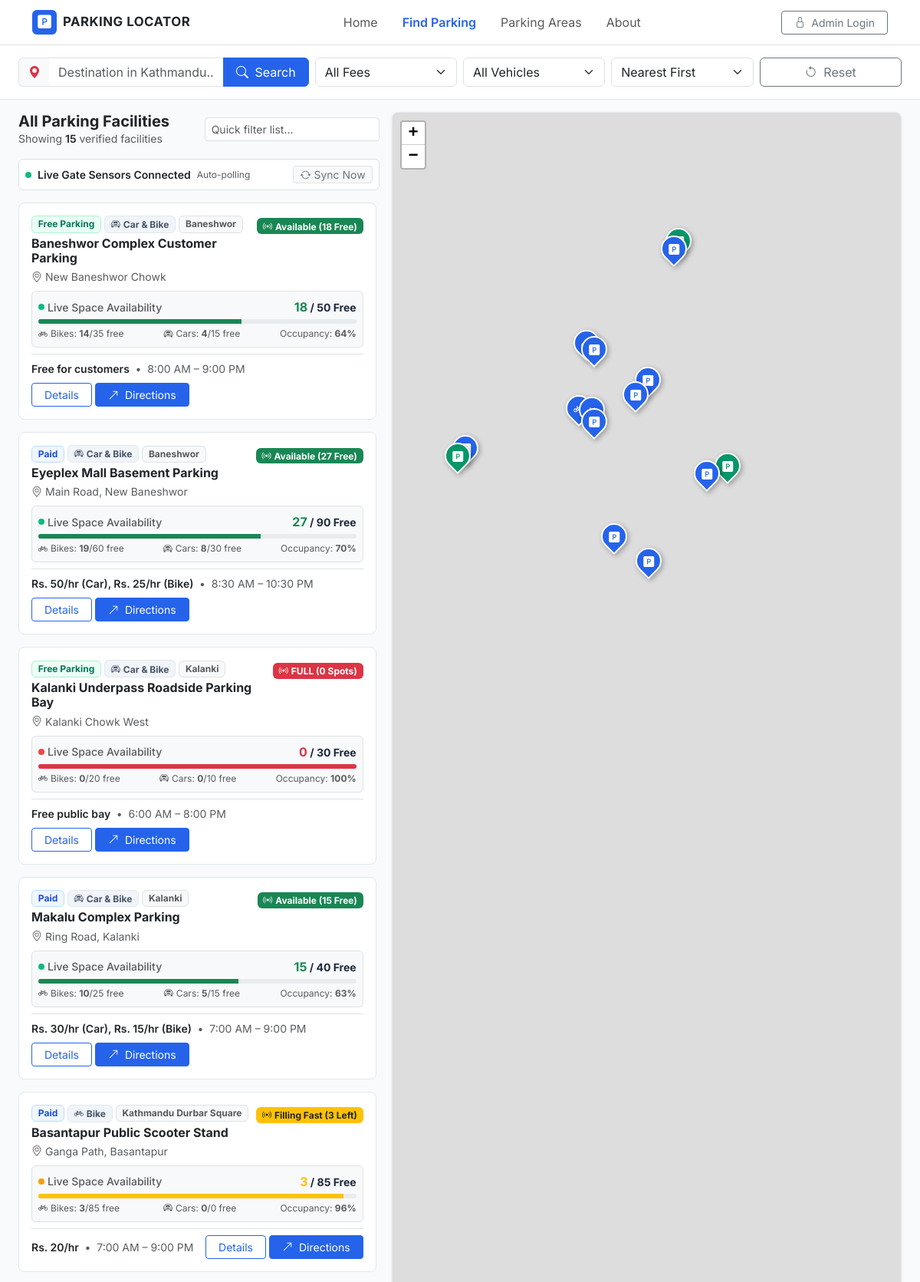
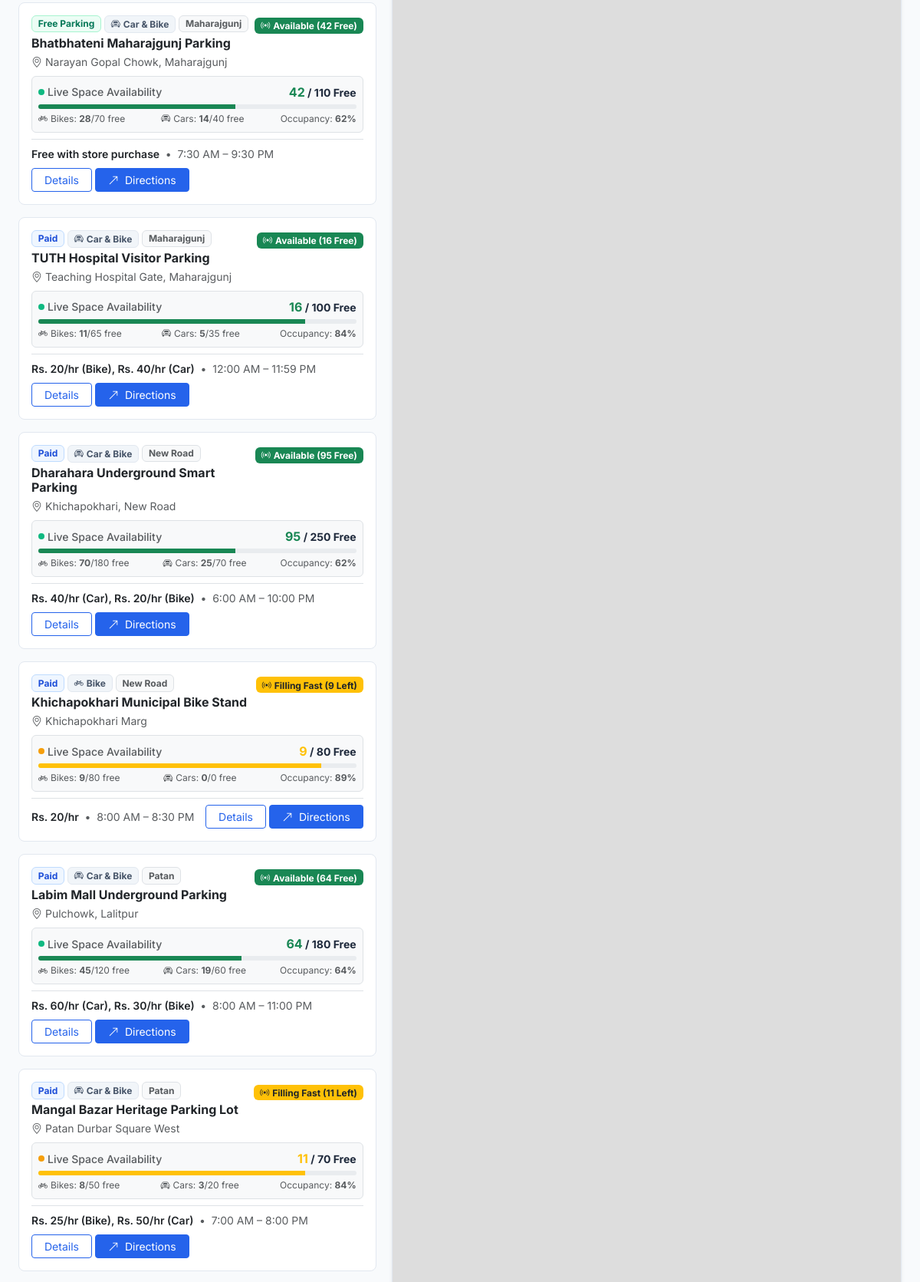
The app's page /find-parking.php (upper part) with its own data (2 pictures, top to bottom).
### tables this page shows
CREATE TABLE IF NOT EXISTS `parking_facilities` (
  `id` int(11) NOT NULL AUTO_INCREMENT,
  `name` varchar(150) NOT NULL,
  `address` varchar(255) NOT NULL,
  `area` varchar(100) NOT NULL,
  `latitude` decimal(10,8) NOT NULL,
  `longitude` decimal(11,8) NOT NULL,
  `payment_type` enum('free','paid') NOT NULL DEFAULT 'paid',
  `parking_fee` varchar(100) DEFAULT NULL,
  `vehicle_type` enum('car','motorcycle','both') NOT NULL DEFAULT 'both',
  `total_capacity` int(11) NOT NULL DEFAULT 50,
  `available_spaces` int(11) NOT NULL DEFAULT 20,
  `capacity_bike` int(11) NOT NULL DEFAULT 30,
  `available_bike` int(11) NOT NULL DEFAULT 12,
  `capacity_car` int(11) NOT NULL DEFAULT 20,
  `available_car` int(11) NOT NULL DEFAULT 8,
  `opening_time` time DEFAULT '07:00:00',
  `closing_time` time DEFAULT '21:00:00',
  `contact` varchar(50) DEFAULT NULL,
  `description` text DEFAULT NULL,
  `image` varchar(255) DEFAULT NULL,
  `status` enum('active','inactive') NOT NULL DEFAULT 'active',
  `last_verified` date NOT NULL,
  `last_spaces_update` datetime DEFAULT CURRENT_TIMESTAMP ON UPDATE CURRENT_TIMESTAMP,
  `created_at` datetime DEFAULT CURRENT_TIMESTAMP,
  `updated_at` datetime DEFAULT CURRENT_TIMESTAMP ON UPDATE CURRENT_TIMESTAMP,
  PRIMARY KEY (`id`),
  KEY `idx_area` (`area`),
  KEY `idx_payment` (`payment_type`),
  KEY `idx_status` (`status`)
);

### find-parking.php (the view, shortened to what the rows shown need)
<?php
require_once __DIR__ . '/includes/functions.php';
$paymentFilter = isset($_GET['payment']) ? sanitizeInput($_GET['payment']) : 'all';
$vehicleFilter = isset($_GET['vehicle']) ? sanitizeInput($_GET['vehicle']) : 'all';
$sortFilter = isset($_GET['sort']) ? sanitizeInput($_GET['sort']) : 'nearest';
$areaFilter = isset($_GET['area']) ? sanitizeInput($_GET['area']) : '';
$destCoords = null;
$filters = [
    'payment_type' => $paymentFilter,
    'vehicle_type' => $vehicleFilter,
    'sort' => $sortFilter,
    'area' => $areaFilter
];
if ($destCoords) {
    $parkingFacilities = getNearbyParking($destCoords['latitude'], $destCoords['longitude'], $filters);
} else {
    $parkingFacilities = getActiveParking($filters);
}
require_once __DIR__ . '/includes/header.php';
?>
<div class="container-fluid px-lg-4 py-3 flex-grow-1">
    <div class="row g-3">
        <div class="col-lg-5 col-xl-5 order-2 order-lg-1">
            <div class="parking-results-scroll pe-lg-1" id="parking-results-container" style="max-height: calc(100vh - 230px); overflow-y: auto;">
                <div class="d-flex flex-column gap-3">
                    <?php foreach ($parkingFacilities as $facility): ?>
                        <?php
                            $liveData = formatRealtimeSpacesData($facility);
                            $jsonAttr = htmlspecialchars(json_encode([
                                'id' => (int)$facility['id'],
                                'name' => $facility['name'],
                                'address' => $facility['address'],
                                'area' => $facility['area'],
                                'latitude' => (float)$facility['latitude'],
                                'longitude' => (float)$facility['longitude'],
                                'payment_type' => $facility['payment_type'],
                                'parking_fee' => $facility['parking_fee'],
                                'vehicle_type' => $facility['vehicle_type'],
                                'distance_formatted' => $facility['distance_formatted'] ?? null,
                                'total_capacity' => $liveData['total_capacity'],
                                'available_spaces' => $liveData['available_spaces'],
                                'capacity_bike' => $liveData['capacity_bike'],
                                'available_bike' => $liveData['available_bike'],
                                'capacity_car' => $liveData['capacity_car'],
                                'available_car' => $liveData['available_car'],
                                'status_level' => $liveData['status_level'],
                                'status_text' => $liveData['status_text'],
                                'badge_class' => $liveData['badge_class'],
                                'occupancy_percent' => $liveData['occupancy_percent']
                            ]), ENT_QUOTES, 'UTF-8');
                        ?>
                        <div class="parking-card parking-card-item p-3 cursor-pointer"
                             id="parking-card-<?php echo $facility['id']; ?>"
                             data-id="<?php echo $facility['id']; ?>"
                             data-payment="<?php echo htmlspecialchars($facility['payment_type']); ?>"
                             data-vehicle="<?php echo htmlspecialchars($facility['vehicle_type']); ?>"
                             data-name="<?php echo htmlspecialchars($facility['name']); ?>"
                             data-address="<?php echo htmlspecialchars($facility['address']); ?>"
                             data-area="<?php echo htmlspecialchars($facility['area']); ?>"
                             data-json="<?php echo $jsonAttr; ?>">
                            <div class="d-flex justify-content-between align-items-start mb-2">
                                <div>
                                    <div class="d-flex flex-wrap gap-1 align-items-center mb-1">
                                        <?php if ($facility['payment_type'] === 'free'): ?>
                                            <span class="badge badge-payment-free">Free Parking</span>
                                        <?php else: ?>
                                            <span class="badge badge-payment-paid">Paid</span>
                                        <?php endif; ?>
                                        <?php if ($facility['vehicle_type'] === 'car'): ?>
                                            <span class="badge badge-vehicle"><i class="bi bi-car-front me-1"></i>Car</span>
                                        <?php elseif ($facility['vehicle_type'] === 'motorcycle'): ?>
                                            <span class="badge badge-vehicle"><i class="bi bi-bicycle me-1"></i>Bike</span>
                                        <?php else: ?>
                                            <span class="badge badge-vehicle"><i class="bi bi-car-front me-1"></i>Car &amp; Bike</span>
                                        <?php endif; ?>
                                        <span class="badge bg-light text-muted border"><?php echo htmlspecialchars($facility['area']); ?></span>
                                    </div>
                                    <h6 class="fw-bold text-dark mb-1"><?php echo htmlspecialchars($facility['name']); ?></h6>
                                    <div class="text-muted small">
                                        <i class="bi bi-geo-alt me-1"></i><?php echo htmlspecialchars($facility['address']); ?>
                                    </div>
                                </div>
                                <div class="text-end ps-2">
                                    <span class="badge <?php echo $liveData['badge_class']; ?> fs-7 live-space-badge" id="live-badge-<?php echo $facility['id']; ?>">
                                        <i class="bi bi-broadcast me-1"></i><span class="badge-text"><?php echo $liveData['status_text']; ?></span>
                                    </span>
                                </div>
                            </div>
                            <div class="p-2 my-2 rounded border bg-light live-space-box" id="live-space-box-<?php echo $facility['id']; ?>">
                                <div class="d-flex justify-content-between align-items-center small mb-1">
                                    <span class="text-muted fw-medium d-flex align-items-center gap-1">
                                        <span class="live-pulse-dot <?php echo ($liveData['status_level'] === 'full' ? 'dot-danger' : ($liveData['status_level'] === 'limited' ? 'dot-warning' : '')); ?>"></span>
                                        Live Space Availability
                                    </span>
                                    <span class="fw-bold" id="live-summary-<?php echo $facility['id']; ?>">
                                        <span class="<?php echo $liveData['text_color']; ?> fs-6"><?php echo $liveData['available_spaces']; ?></span> / <?php echo $liveData['total_capacity']; ?> Free
                                    </span>
                                </div>
                                <div class="progress" style="height: 6px;">
                                    <div class="progress-bar <?php echo ($liveData['status_level'] === 'full' ? 'bg-danger' : ($liveData['status_level'] === 'limited' ? 'bg-warning' : 'bg-success')); ?>"
                                         id="live-progress-<?php echo $facility['id']; ?>"
                                         role="progressbar"
                                         style="width: <?php echo $liveData['occupancy_percent']; ?>%;"
                                         aria-valuenow="<?php echo $liveData['occupancy_percent']; ?>" aria-valuemin="0" aria-valuemax="100">
                                    </div>
                                </div>
                                <div class="d-flex justify-content-between text-muted mt-1" style="font-size: 0.75rem;">
                                    <span><i class="bi bi-bicycle me-1"></i>Bikes: <strong id="live-bike-<?php echo $facility['id']; ?>"><?php echo $liveData['available_bike']; ?></strong>/<?php echo $liveData['capacity_bike']; ?> free</span>
                                    <span><i class="bi bi-car-front me-1"></i>Cars: <strong id="live-car-<?php echo $facility['id']; ?>"><?php echo $liveData['available_car']; ?></strong>/<?php echo $liveData['capacity_car']; ?> free</span>
                                    <span>Occupancy: <strong id="live-occupancy-<?php echo $facility['id']; ?>"><?php echo $liveData['occupancy_percent']; ?>%</strong></span>
                                </div>
                            </div>
                            <div class="d-flex flex-wrap align-items-center justify-content-between pt-2 mt-2 border-top gap-2">
                                <div class="small text-muted">
                                    <span class="fw-semibold text-dark">
                                        <?php echo !empty($facility['parking_fee']) ? htmlspecialchars($facility['parking_fee']) : ($facility['payment_type'] === 'free' ? 'Free of charge' : 'Standard rate'); ?>
                                    </span>
                                    <span class="mx-1">•</span>
                                    <span><?php echo formatTime($facility['opening_time']); ?> – <?php echo formatTime($facility['closing_time']); ?></span>
                                </div>
                                <div class="d-flex gap-1">
                                    <a href="<?php echo $baseUrl; ?>/parking-details.php?id=<?php echo $facility['id']; ?>" class="btn btn-sm btn-outline-primary px-3">
                                        Details
                                    </a>
                                    <a href="https://www.google.com/maps/dir/?api=1&destination=<?php echo $facility['latitude']; ?>,<?php echo $facility['longitude']; ?>" target="_blank" rel="noopener noreferrer" class="btn btn-sm btn-primary px-3" title="Open GPS directions in Google Maps">
                                        <i class="bi bi-arrow-up-right me-1"></i> Directions
                                    </a>
                                </div>
                            </div>
                        </div>
                    <?php endforeach; ?>
                </div>
            </div>
        </div>
    </div>
</div>
<?php
require_once __DIR__ . '/includes/footer.php';
?>

### records on screen
parking_facilities: payment_type "Free Parking", vehicle_type "both" (drawn), area "Baneshwor", name "Baneshwor Complex Customer Parking", address "New Baneshwor Chowk", status_text "Available (18 Free)", available_spaces "18", total_capacity "50", available_bike "14", capacity_bike "35", available_car "4", capacity_car "15", occupancy_percent "64", parking_fee "Free for customers", opening_time "8:00 AM", closing_time "9:00 PM"
parking_facilities: payment_type "Paid", vehicle_type "both" (drawn), area "Baneshwor", name "Eyeplex Mall Basement Parking", address "Main Road, New Baneshwor", status_text "Available (27 Free)", available_spaces "27", total_capacity "90", available_bike "19", capacity_bike "60", available_car "8", capacity_car "30", occupancy_percent "70", parking_fee "Rs. 50/hr (Car), Rs. 25/hr (Bike)", opening_time "8:30 AM", closing_time "10:30 PM"
parking_facilities: payment_type "Free Parking", vehicle_type "both" (drawn), area "Kalanki", name "Kalanki Underpass Roadside Parking Bay", address "Kalanki Chowk West", status_text "FULL (0 Spots)", available_spaces "0", total_capacity "30", available_bike "0", capacity_bike "20", available_car "0", capacity_car "10", occupancy_percent "100", parking_fee "Free public bay", opening_time "6:00 AM", closing_time "8:00 PM"
parking_facilities: payment_type "Paid", vehicle_type "both" (drawn), area "Kalanki", name "Makalu Complex Parking", address "Ring Road, Kalanki", status_text "Available (15 Free)", available_spaces "15", total_capacity "40", available_bike "10", capacity_bike "25", available_car "5", capacity_car "15", occupancy_percent "63", parking_fee "Rs. 30/hr (Car), Rs. 15/hr (Bike)", opening_time "7:00 AM", closing_time "9:00 PM"
parking_facilities: payment_type "Paid", vehicle_type "motorcycle" (drawn), area "Kathmandu Durbar Square", name "Basantapur Public Scooter Stand", address "Ganga Path, Basantapur", status_text "Filling Fast (3 Left)", available_spaces "3", total_capacity "85", available_bike "3", capacity_bike "85", available_car "0", capacity_car "0", occupancy_percent "96", parking_fee "Rs. 20/hr", opening_time "7:00 AM", closing_time "9:00 PM"
parking_facilities: payment_type "Free Parking", vehicle_type "both" (drawn), area "Maharajgunj", name "Bhatbhateni Maharajgunj Parking", address "Narayan Gopal Chowk, Maharajgunj", status_text "Available (42 Free)", available_spaces "42", total_capacity "110", available_bike "28", capacity_bike "70", available_car "14", capacity_car "40", occupancy_percent "62", parking_fee "Free with store purchase", opening_time "7:30 AM", closing_time "9:30 PM"
parking_facilities: payment_type "Paid", vehicle_type "both" (drawn), area "Maharajgunj", name "TUTH Hospital Visitor Parking", address "Teaching Hospital Gate, Maharajgunj", status_text "Available (16 Free)", available_spaces "16", total_capacity "100", available_bike "11", capacity_bike "65", available_car "5", capacity_car "35", occupancy_percent "84", parking_fee "Rs. 20/hr (Bike), Rs. 40/hr (Car)", opening_time "12:00 AM", closing_time "11:59 PM"
parking_facilities: payment_type "Paid", vehicle_type "both" (drawn), area "New Road", name "Dharahara Underground Smart Parking", address "Khichapokhari, New Road", status_text "Available (95 Free)", available_spaces "95", total_capacity "250", available_bike "70", capacity_bike "180", available_car "25", capacity_car "70", occupancy_percent "62", parking_fee "Rs. 40/hr (Car), Rs. 20/hr (Bike)", opening_time "6:00 AM", closing_time "10:00 PM"
parking_facilities: payment_type "Paid", vehicle_type "motorcycle" (drawn), area "New Road", name "Khichapokhari Municipal Bike Stand", address "Khichapokhari Marg", status_text "Filling Fast (9 Left)", available_spaces "9", total_capacity "80", available_bike "9", capacity_bike "80", available_car "0", capacity_car "0", occupancy_percent "89", parking_fee "Rs. 20/hr", opening_time "8:00 AM", closing_time "8:30 PM"
parking_facilities: payment_type "Paid", vehicle_type "both" (drawn), area "Patan", name "Labim Mall Underground Parking", address "Pulchowk, Lalitpur", status_text "Available (64 Free)", available_spaces "64", total_capacity "180", available_bike "45", capacity_bike "120", available_car "19", capacity_car "60", parking_fee "Rs. 60/hr (Car), Rs. 30/hr (Bike)", opening_time "8:00 AM", closing_time "11:00 PM"
parking_facilities: payment_type "Paid", vehicle_type "both" (drawn), area "Patan", name "Mangal Bazar Heritage Parking Lot", address "Patan Durbar Square West", status_text "Filling Fast (11 Left)", available_spaces "11", total_capacity "70", available_bike "8", capacity_bike "50", available_car "3", capacity_car "20", occupancy_percent "84", parking_fee "Rs. 25/hr (Bike), Rs. 50/hr (Car)", opening_time "7:00 AM", closing_time "8:00 PM"

### other values on screen
count($parkingFacilities) "15"
